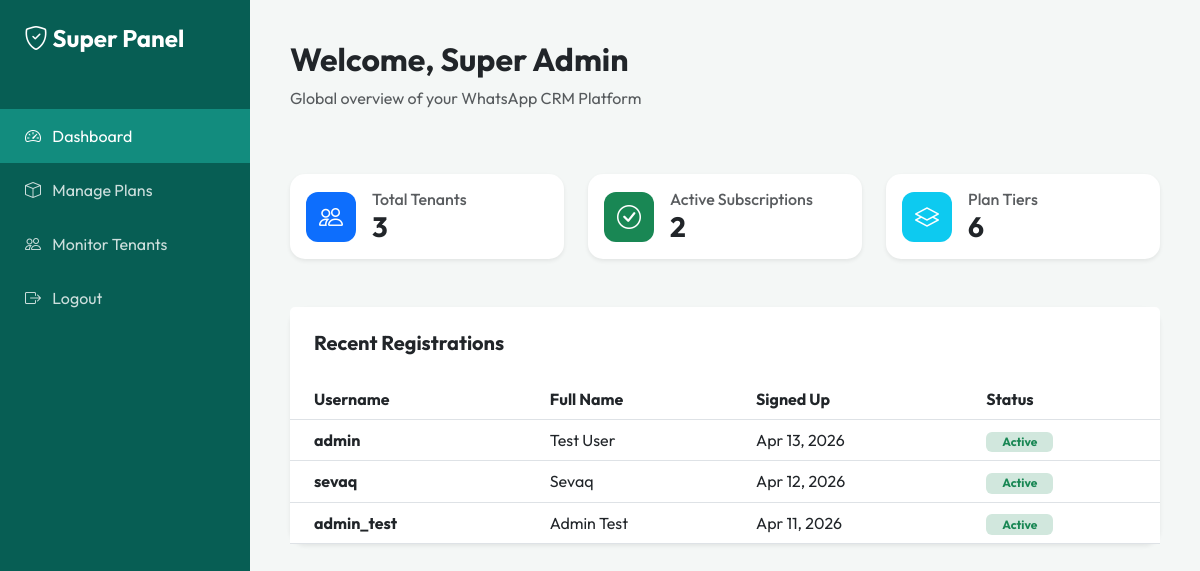
Page /admin/superadmin/dashboard.php (signed in) on the committed database.
### tables this page shows
CREATE TABLE `users` (
  `id` int(11) NOT NULL AUTO_INCREMENT,
  `username` varchar(50) NOT NULL,
  `password` varchar(255) NOT NULL,
  `role` enum('admin','staff','superadmin') DEFAULT 'admin',
  `tenant_id` int(11) DEFAULT NULL,
  `full_name` varchar(100) DEFAULT NULL,
  `created_at` timestamp NOT NULL DEFAULT current_timestamp(),
  PRIMARY KEY (`id`),
  UNIQUE KEY `username` (`username`)
);

### admin/superadmin/dashboard.php (the view, shortened to what this page needs)
<?php
require_once '../../config/config.php';
$total_tenants = $conn->query("SELECT COUNT(*) as count FROM users WHERE role = 'admin'")->fetch_assoc()['count'];
$active_subs = $conn->query("SELECT COUNT(*) as count FROM subscriptions WHERE status = 'active'")->fetch_assoc()['count'];
$total_plans = $conn->query("SELECT COUNT(*) as count FROM plans")->fetch_assoc()['count'];
$recent_tenants = $conn->query("SELECT username, full_name, created_at FROM users WHERE role = 'admin' ORDER BY created_at DESC LIMIT 5");
?>
<!DOCTYPE html>
<html lang="en">
<head>
    <link href="https://cdn.jsdelivr.net/npm/bootstrap@5.3.0/dist/css/bootstrap.min.css" rel="stylesheet">
    <link rel="stylesheet" href="https://cdn.jsdelivr.net/npm/bootstrap-icons@1.11.1/font/bootstrap-icons.css">
</head>
<body>
<div class="sidebar">
    <div class="p-4">
        <h4 class="fw-bold"><i class="bi bi-shield-check"></i> Super Panel</h4>
    </div>
    <nav class="nav flex-column mt-4">
        <a class="nav-link active" href="dashboard.php"><i class="bi bi-speedometer2 me-2"></i> Dashboard</a>
        <a class="nav-link" href="plans.php"><i class="bi bi-box me-2"></i> Manage Plans</a>
        <a class="nav-link" href="tenants.php"><i class="bi bi-people me-2"></i> Monitor Tenants</a>
        <a class="nav-link" href="../../api/logout.php"><i class="bi bi-box-arrow-right me-2"></i> Logout</a>
    </nav>
</div>
<div class="main-content">
    <div class="d-flex justify-content-between align-items-center mb-5">
        <div>
            <h2 class="fw-bold">Welcome, Super Admin</h2>
            <p class="text-muted">Global overview of your WhatsApp CRM Platform</p>
        </div>
    </div>
    <div class="row g-4 mb-5">
        <div class="col-md-4">
            <div class="card stat-card shadow-sm p-3">
                <div class="d-flex align-items-center">
                    <div class="icon-box bg-primary text-white me-3">
                        <i class="bi bi-people"></i>
                    </div>
                    <div>
                        <h6 class="text-muted mb-0">Total Tenants</h6>
                        <h3 class="fw-bold mb-0"><?php echo $total_tenants; ?></h3>
                    </div>
                </div>
            </div>
        </div>
        <div class="col-md-4">
            <div class="card stat-card shadow-sm p-3">
                <div class="d-flex align-items-center">
                    <div class="icon-box bg-success text-white me-3">
                        <i class="bi bi-check-circle"></i>
                    </div>
                    <div>
                        <h6 class="text-muted mb-0">Active Subscriptions</h6>
                        <h3 class="fw-bold mb-0"><?php echo $active_subs; ?></h3>
                    </div>
                </div>
            </div>
        </div>
        <div class="col-md-4">
            <div class="card stat-card shadow-sm p-3">
                <div class="d-flex align-items-center">
                    <div class="icon-box bg-info text-white me-3">
                        <i class="bi bi-layers"></i>
                    </div>
                    <div>
                        <h6 class="text-muted mb-0">Plan Tiers</h6>
                        <h3 class="fw-bold mb-0"><?php echo $total_plans; ?></h3>
                    </div>
                </div>
            </div>
        </div>
    </div>
    <div class="card shadow-sm border-0 rounded-4">
        <div class="card-header bg-white p-4 border-0">
            <h5 class="fw-bold mb-0">Recent Registrations</h5>
        </div>
        <div class="card-body p-0">
            <div class="table-responsive">
                <table class="table table-hover align-middle mb-0">
                    <thead class="bg-light">
                        <tr>
                            <th class="ps-4">Username</th>
                            <th>Full Name</th>
                            <th>Signed Up</th>
                            <th>Status</th>
                        </tr>
                    </thead>
                    <tbody>
                        <?php while($tenant = $recent_tenants->fetch_assoc()): ?>
                        <tr>
                            <td class="ps-4"><strong><?php echo $tenant['username']; ?></strong></td>
                            <td><?php echo $tenant['full_name']; ?></td>
                            <td><?php echo date('M d, Y', strtotime($tenant['created_at'])); ?></td>
                            <td><span class="badge bg-success-subtle text-success px-3">Active</span></td>
                        </tr>
                        <?php endwhile; ?>
                    </tbody>
                </table>
            </div>
        </div>
    </div>
</div>
</body>
</html>

### admin/superadmin/dashboard.php (style rules this page uses)
:root { --primary: #25D366; --secondary: #128C7E; --dark: #075E54; --light: #f8f9fa; }
body { font-family: 'Outfit', sans-serif; background: #f4f7f6; }
.sidebar { height: 100vh; background: var(--dark); color: white; position: fixed; width: 250px; }
.sidebar .nav-link { color: rgba(255,255,255,0.8); padding: 15px 25px; }
.sidebar .nav-link.active { background: var(--secondary); color: white; }
.main-content { margin-left: 250px; padding: 40px; }
.stat-card { border-radius: 15px; border: none; transition: transform 0.3s; }
.icon-box { width: 50px; height: 50px; border-radius: 12px; display: flex; align-items: center; justify-content: center; font-size: 24px; }

### rows in the picture
users: username "admin", full_name "Test User", created_at "Apr 13, 2026"
users: username "sevaq", full_name "Sevaq", created_at "Apr 12, 2026"
users: username "admin_test", full_name "Admin Test", created_at "Apr 11, 2026"

### other values in the picture
$total_tenants "3"
$active_subs "2"
$total_plans "6"
